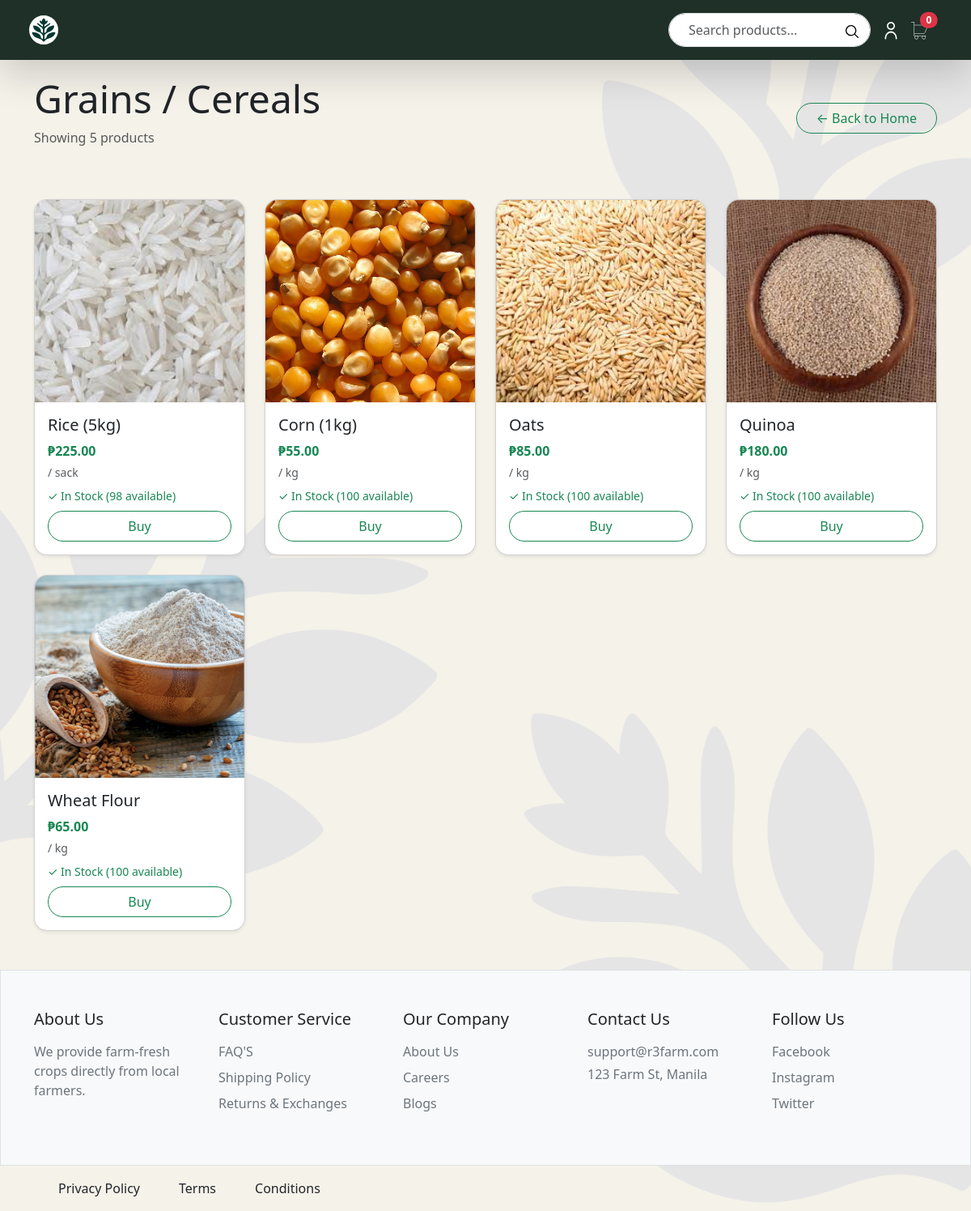
The app's page /category.php?cat=grains with its own data.
### tables this page shows
CREATE TABLE `products` (
  `id` int(11) NOT NULL,
  `name` varchar(100) NOT NULL,
  `category` enum('vegetables','fruits','grains','cash_crops') NOT NULL,
  `current_price` decimal(10,2) NOT NULL,
  `quantity` int(11) NOT NULL DEFAULT 0,
  `unit` enum('kg','pcs','liter','sack') DEFAULT NULL,
  `image_url` varchar(255) DEFAULT NULL,
  `created_at` timestamp NOT NULL DEFAULT current_timestamp(),
  `harvest_date` date NOT NULL,
  `updated_at` datetime NOT NULL
);

### models/Product.php (called while the page is built, shortened)
<?php
require_once __DIR__ . '/../config/Database.php';
class Product {
    private $conn;
    private $table = "products";
    public function __construct() {
        $database = new Database();
        $this->conn = $database->getConnection();
    }
    public function getByCategory($category, $limit = 4) {
        $stmt = $this->conn->prepare("SELECT * FROM {$this->table} WHERE category = ? ORDER BY created_at DESC LIMIT ?");
        $stmt->bind_param("si", $category, $limit);
        $stmt->execute();
        $result = $stmt->get_result();
        $products = [];
        while ($row = $result->fetch_assoc()) {
            $products[] = $row;
        }
        return $products;
    }
}
?>

### config/Database.php (called while the page is built, shortened)
<?php
class Database {
    private $host = "localhost";
    private $user = "root";
    private $pass = "";
    private $dbname = "r3_farm";
    public function getConnection() {
        $this->conn = new mysqli($this->host, $this->user, $this->pass, $this->dbname);
        return $this->conn;
    }
}
?>

### category.php (the view, shortened to what this page needs)
<?php
require_once 'models/Product.php';
$category = $_GET['cat'] ?? 'vegetables';
$categories = [
    'vegetables' => 'Fresh Vegetables',
    'fruits' => 'Fresh Fruits',
    'grains' => 'Grains / Cereals',
    'cash_crops' => 'Cash Crops'
];
$product = new Product();
$products = $product->getByCategory($category, 1000);
?>
<!DOCTYPE html>
<html lang="en">
<head>
    <link href="https://cdn.jsdelivr.net/npm/bootstrap@5.3.8/dist/css/bootstrap.min.css" rel="stylesheet">
</head>
<body>
    <div class="Background">
    <?php include('components/navbar.comp.php') ?>
    <div class="container py-4 my-4">
        <div class="d-flex justify-content-between align-items-center mb-4">
            <div>
                <h1 class="display-5"><?= $categories[$category] ?></h1>
                <p class="text-muted">Showing <?= count($products) ?> products</p>
            </div>
            <a href="index.php" class="btn btn-outline-success rounded-pill px-4">
                ← Back to Home
            </a>
        </div>
        <div class="row">
            <?php foreach ($products as $product): ?>
                <?php $productUnit = trim((string) ($product['unit'] ?? '')); ?>
                <div class="col-12 col-md-6 col-lg-3 mt-4">
                    <div class="card rounded-4 overflow-hidden h-100 shadow-sm">
                        <div
                            style="height: 250px; background-image: url('<?= $product['image_url'] ?? 'placeholder.jpg' ?>'); background-size: cover; background-position: center;">
                        </div>
                        <div class="card-body">
                            <h5 class="card-title"><?= htmlspecialchars($product['name']) ?></h5>
                            <p class="text-success fw-bold mb-1">₱<?= number_format($product['current_price'], 2) ?></p>
                            <div class="text-muted small mb-2">/
                                <?= htmlspecialchars($productUnit !== '' ? $productUnit : 'unit') ?>
                            </div>
                            <?php if ($product['quantity'] > 0): ?>
                                <div class="text-success small mb-2">✓ In Stock (<?= $product['quantity'] ?> available)</div>
                                <button class="btn btn-outline-success w-100 rounded-pill buy-btn" data-bs-toggle="modal"
                                    data-bs-target="#productModal" data-id="<?= $product['id'] ?>"
                                    data-name="<?= htmlspecialchars($product['name']) ?>"
                                    data-price="<?= $product['current_price'] ?>" data-quantity="<?= $product['quantity'] ?>"
                                    data-unit="<?= htmlspecialchars($productUnit) ?>"
                                    data-image="<?= $product['image_url'] ?? 'placeholder.jpg' ?>">
                                    Buy
                                </button>
                            <?php else: ?>
                                <div class="text-danger small mb-2">✗ Out of Stock</div>
                                <button class="btn btn-secondary w-100 rounded-pill" disabled>OUT OF STOCK</button>
                            <?php endif; ?>
                        </div>
                    </div>
                </div>
            <?php endforeach; ?>
        </div>
    </div>
    <div class="container-fluid border py-5 bg-light">
        <div class="container">
            <div class="row">
                <div class="col">
                    <h5 class="mb-3">About Us</h5>
                    <p class="text-secondary">We provide farm-fresh crops directly from local farmers.</p>
                </div>
                <div class="col">
                    <h5 class="mb-3">Customer Service</h5>
                    <ul class="list-unstyled">
                        <li class="mb-2"><a href="#" class="text-secondary text-decoration-none">FAQ'S</a></li>
                        <li class="mb-2"><a href="#" class="text-secondary text-decoration-none">Shipping Policy</a>
                        </li>
                        <li class="mb-2"><a href="#" class="text-secondary text-decoration-none">Returns & Exchanges</a>
                        </li>
                    </ul>
                </div>
                <div class="col">
                    <h5 class="mb-3">Our Company</h5>
                    <ul class="list-unstyled">
                        <li class="mb-2"><a href="#" class="text-secondary text-decoration-none">About Us</a></li>
                        <li class="mb-2"><a href="#" class="text-secondary text-decoration-none">Careers</a></li>
                        <li class="mb-2"><a href="#" class="text-secondary text-decoration-none">Blogs</a></li>
                    </ul>
                </div>
                <div class="col">
                    <h5 class="mb-3">Contact Us</h5>
                    <p class="text-secondary mb-1">support@r3farm.com</p>
                    <p class="text-secondary">123 Farm St, Manila</p>
                </div>
                <div class="col">
                    <h5 class="mb-3">Follow Us</h5>
                    <ul class="list-unstyled">
                        <li class="mb-2"><a href="#" class="text-secondary text-decoration-none">Facebook</a></li>
                        <li class="mb-2"><a href="#" class="text-secondary text-decoration-none">Instagram</a></li>
                        <li class="mb-2"><a href="#" class="text-secondary text-decoration-none">Twitter</a></li>
                    </ul>
                </div>
            </div>
        </div>
    </div>
    <div class="container-fluid px-5 d-flex flex-row py-3">
        <div class="ms-4">Privacy Policy</div>
        <div class="ms-5">Terms</div>
        <div class="ms-5">Conditions</div>
    </div>
    </div>
</body>
</html>

### category.php (style rules this page uses)
body { margin-top: 4.3rem !important; }
.Background { background-image: url("images/background.png"); background-repeat: no-repeat; background-position: center; background-size: cover; background-attachment: scroll; min-height: 100vh; }

### records on screen
products: image_url (picture), name "Rice (5kg)", current_price "225.00", unit "sack", quantity "98"
products: image_url (picture), name "Corn (1kg)", current_price "55.00", unit "kg", quantity "100"
products: image_url (picture), name "Oats", current_price "85.00", unit "kg", quantity "100"
products: image_url (picture), name "Quinoa", current_price "180.00", unit "kg", quantity "100"
products: image_url (picture), name "Wheat Flour", current_price "65.00", unit "kg", quantity "100"

### other values on screen
$cart_count "0"
$categories[$category] "Grains / Cereals"
count($products) "5"
